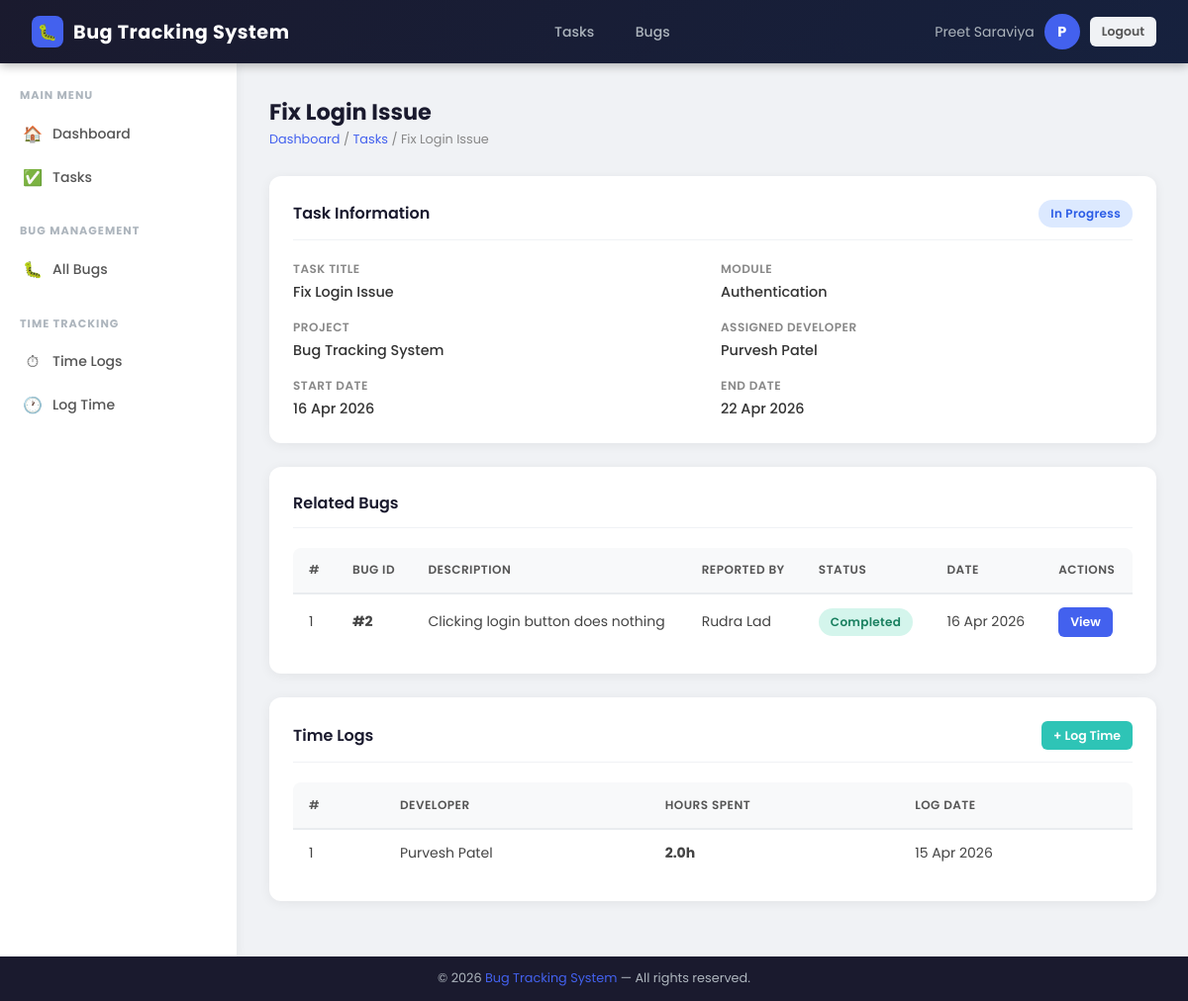
/tasks/1/detail/ (signed in), run on the app's committed database.
### core/models.py (models this page shows, shortened)
class User(AbstractBaseUser,PermissionsMixin):
    class Meta:
        permissions = [
            ('can_staff', 'Can staff'),
        ]
    groups = models.ManyToManyField(
        Group,
        verbose_name=('groups'),
        blank=True,
        help_text=('The groups this user belongs to. A user will get all permissions granted to each of their groups.'),
        related_name="core_user_set",
        related_query_name="core_user",
    )
    user_permissions = models.ManyToManyField(
        Permission,
        verbose_name=('user permissions'),
        blank=True,
        help_text=('Specific permissions for this user.'),
        related_name="core_user_set",
        related_query_name="core_user",
    )
    GENDER_CHOICES = (
        ('male',   'Male'),
        ('female', 'Female'),
    )
    role_choice = (
    ('admin', 'Admin'),
    ('manager', 'Project Manager'),
    ('developer', 'Developer'),
    ('tester', 'Tester'),
    )
    email = models.EmailField(unique=True)
    first_name = models.CharField(max_length=50, null=True, blank=True)
    last_name = models.CharField(max_length=50, null=True, blank=True)
    gender = models.CharField(max_length=10, choices=GENDER_CHOICES, null=True, blank=True)
    phone_number = models.CharField(max_length=15, null=True, blank=True)
    role = models.CharField(max_length=20,choices=role_choice,default='developer')
    is_active = models.BooleanField(default=True)
    is_staff = models.BooleanField(default=False)
    is_admin = models.BooleanField(default=False)
    created_at = models.DateTimeField(auto_now_add=True)
    updated_at = models.DateTimeField(auto_now=True)
    objects = UserManager()
    USERNAME_FIELD = 'email'
    REQUIRED_FIELDS = []
    def get_full_name(self):
        full_name = f"{self.first_name or ''} {self.last_name or ''}".strip()
        return full_name if full_name else self.email

class Task(models.Model):
    STATUS_CHOICES = [
        ('Pending', 'Pending'),
        ('In Progress', 'In Progress'),
        ('Completed', 'Completed'),
        ('Rejected', 'Rejected'),
    ]
    module = models.ForeignKey(Module,on_delete=models.CASCADE,related_name='tasks',db_column="module_id")
    title = models.CharField(max_length=200)
    assigned_to = models.ForeignKey(User,on_delete=models.SET_NULL,null=True, blank=True,related_name='assigned_tasks',db_column="assigned_to")
    status = models.CharField(max_length=50, choices=STATUS_CHOICES, default='Pending')
    start_date = models.DateField(null=True, blank=True)
    end_date = models.DateField(null=True, blank=True)
    class Meta:
        db_table = "tasks"

class Module(models.Model):
    project = models.ForeignKey(Project,on_delete=models.CASCADE,related_name='modules',db_column="project_id")
    name = models.CharField(max_length=200)
    class Meta:
        db_table = "modules"

class Project(models.Model):
    name = models.CharField(max_length=200)
    description = models.TextField(null=True, blank=True)
    manager = models.ForeignKey(User,on_delete=models.CASCADE,related_name='managed_projects',db_column="manager_id")
    created_at = models.DateTimeField(auto_now_add=True)
    class Meta:
        db_table = "projects"

class Bug(models.Model):
    STATUS_CHOICES = [
        ('Pending', 'Pending'),
        ('In Progress', 'In Progress'),
        ('Completed', 'Completed'),
        ('Rejected', 'Rejected'),
    ]
    task = models.ForeignKey(Task,on_delete=models.CASCADE,related_name='bugs',db_column="task_id")
    description = models.TextField()
    reported_by = models.ForeignKey(User,on_delete=models.CASCADE,related_name='reported_bugs',db_column="reported_by")
    assigned_to = models.ForeignKey(User,on_delete=models.SET_NULL,null=True, blank=True,related_name='assigned_bugs',db_column="assigned_to")
    status = models.CharField(max_length=50, choices=STATUS_CHOICES, default='Pending')
    reported_date = models.DateField(auto_now_add=True)
    class Meta:
        db_table = "bugs"

class TimeLog(models.Model):
    task = models.ForeignKey(Task,on_delete=models.CASCADE,related_name='timelogs',db_column="task_id")
    developer = models.ForeignKey(User,on_delete=models.CASCADE,related_name='time_logs',db_column="developer_id")
    hours_spent = models.FloatField()
    date = models.DateField()
    class Meta:
        db_table = "time_logs"

### dashboards/decorators.py (the view)
        def wrapper_func(request, *args, **kwargs):
            if not request.user.is_authenticated:
                return redirect("login")
            if request.user.role in allowed_roles:
                return view_func(request, *args, **kwargs)
            else:
                return render(request, "dashboards/unauthorized.html")

### tasks/views.py (called while the page is built)
@role_required(allowed_roles=['admin', 'manager', 'developer', 'tester'])
def taskDetailView(request, id):
    task = get_object_or_404(Task, id=id)
    bugs = task.bugs.all()
    timelogs = task.timelogs.all()
    return render(request, 'tasks/task_detail.html', {'task': task, 'bugs': bugs, 'timelogs': timelogs})

### templates/tasks/task_detail.html (shortened to what this page needs)
{% extends 'core/base.html' %}
{% block content %}
<div class="page-header">
    <div>
        <div class="page-title">{{ task.title }}</div>
        <div class="breadcrumb"><span>Dashboard</span> / <span>Tasks</span> / {{ task.title }}</div>
    </div>
</div>
<div class="card">
    <div class="card-header">
        <div class="card-title">Task Information</div>
        {% if task.status == 'Pending' %}<span class="badge badge-pending">Pending</span>
        {% elif task.status == 'In Progress' %}<span class="badge badge-inprogress">In Progress</span>
        {% elif task.status == 'Completed' %}<span class="badge badge-completed">Completed</span>
        {% else %}<span class="badge badge-rejected">{{ task.status }}</span>{% endif %}
    </div>
    <div class="info-grid">
        <div class="info-item"><div class="info-label">Task Title</div><div class="info-value">{{ task.title }}</div></div>
        <div class="info-item"><div class="info-label">Module</div><div class="info-value">{{ task.module.name }}</div></div>
        <div class="info-item"><div class="info-label">Project</div><div class="info-value">{{ task.module.project.name }}</div></div>
        <div class="info-item"><div class="info-label">Assigned Developer</div><div class="info-value">{{ task.assigned_to.get_full_name|default:"Unassigned" }}</div></div>
        <div class="info-item"><div class="info-label">Start Date</div><div class="info-value">{{ task.start_date|date:"d M Y" }}</div></div>
        <div class="info-item"><div class="info-label">End Date</div><div class="info-value">{{ task.end_date|date:"d M Y" }}</div></div>
    </div>
</div>
<div class="card">
    <div class="card-header">
        <div class="card-title">Related Bugs</div>
    </div>
    <div class="table-responsive">
        <table>
            <thead>
                <tr><th>#</th><th>Bug ID</th><th>Description</th><th>Reported By</th><th>Status</th><th>Date</th><th>Actions</th></tr>
            </thead>
            <tbody>
                {% for bug in bugs %}
                <tr>
                    <td>{{ forloop.counter }}</td>
                    <td><strong>#{{ bug.id }}</strong></td>
                    <td>{{ bug.description|truncatechars:50 }}</td>
                    <td>{{ bug.reported_by.get_full_name }}</td>
                    <td>
                        {% if bug.status == 'Pending' %}<span class="badge badge-pending">Pending</span>
                        {% elif bug.status == 'In Progress' %}<span class="badge badge-inprogress">In Progress</span>
                        {% elif bug.status == 'Completed' %}<span class="badge badge-completed">Completed</span>
                        {% else %}<span class="badge badge-rejected">{{ bug.status }}</span>{% endif %}
                    </td>
                    <td>{{ bug.reported_date|date:"d M Y" }}</td>
                    <td>
                        <a href="{% url 'bug_detail' bug.id %}" class="btn btn-primary btn-sm">View</a>
                    </td>
                </tr>
                {% empty %}
                <tr><td colspan="7"><div class="empty-state"><div class="empty-icon">🐛</div><p>No bugs for this task.</p></div></td></tr>
                {% endfor %}
            </tbody>
        </table>
    </div>
</div>
<div class="card">
    <div class="card-header">
        <div class="card-title">Time Logs</div>
        {% if user.role == 'admin' or user.role == 'developer' %}
        <a href="{% url 'timelog_create' %}?task={{ task.id }}" class="btn btn-success btn-sm">+ Log Time</a>
        {% endif %}
    </div>
    <div class="table-responsive">
        <table>
            <thead><tr><th>#</th><th>Developer</th><th>Hours Spent</th><th>Log Date</th></tr></thead>
            <tbody>
                {% for log in timelogs %}
                <tr>
                    <td>{{ forloop.counter }}</td>
                    <td>{{ log.developer.get_full_name }}</td>
                    <td><strong>{{ log.hours_spent }}h</strong></td>
                    <td>{{ log.date|date:"d M Y" }}</td>
                </tr>
                {% empty %}
                <tr><td colspan="4"><div class="empty-state"><div class="empty-icon">⏱</div><p>No time logs.</p></div></td></tr>
                {% endfor %}
            </tbody>
        </table>
    </div>
</div>
{% endblock %}

### templates/core/base.html (shortened to what this page needs)
{% load static %}
<!DOCTYPE html>
<html lang="en">
<head>
    <link rel="stylesheet" href="{% static 'css/style.css' %}">
</head>
<body>
<nav class="navbar">
    {% if user.role == 'admin' %}
        <a href="{% url 'adminDashboard' %}" class="navbar-brand">
    {% elif user.role == 'manager' %}
        <a href="{% url 'managerDashboard' %}" class="navbar-brand">
    {% elif user.role == 'developer' %}
        <a href="{% url 'developerDashboard' %}" class="navbar-brand">
    {% elif user.role == 'tester' %}
        <a href="{% url 'testerDashboard' %}" class="navbar-brand">
    {% else %}
        <a href="{% url 'login' %}" class="navbar-brand">
    {% endif %}
        <div class="brand-icon">🐛</div>
        Bug Tracking System
    </a>
    {% if user.is_authenticated %}
    <div class="navbar-nav">
        {% if user.role == 'developer' %}
            <a href="{% url 'task_list' %}">Tasks</a>
        {% endif %}
        <a href="{% url 'bug_list' %}">Bugs</a>
    </div>
    <div class="navbar-user">
        <span>{{ user.get_full_name }}</span>
        <div class="avatar">{{ user.first_name|first|upper }}</div>
        <a href="{% url 'logout' %}" class="btn btn-secondary btn-sm">Logout</a>
    </div>
    {% endif %}
</nav>
<div class="layout-wrapper">
    {% if user.is_authenticated %}
    <aside class="sidebar">
        {% if user.role == 'admin' %}
        <div class="sidebar-section">
            <div class="sidebar-label">Main Menu</div>
            <nav class="sidebar-nav">
                <a href="{% url 'adminDashboard' %}">
                    <span class="nav-icon">🏠</span> Dashboard
                </a>
                <a href="{% url 'project_list' %}">
                    <span class="nav-icon">📁</span> Projects
                </a>
                <a href="{% url 'module_list' %}">
                    <span class="nav-icon">🧩</span> Modules
                </a>
                <a href="{% url 'task_list' %}">
                    <span class="nav-icon">✅</span> Tasks
                </a>
            </nav>
        </div>
        <div class="sidebar-section">
            <div class="sidebar-label">Bug Management</div>
            <nav class="sidebar-nav">
                <a href="{% url 'bug_list' %}">
                    <span class="nav-icon">🐛</span> All Bugs
                </a>
            </nav>
        </div>
        <div class="sidebar-section">
            <div class="sidebar-label">Time Tracking</div>
            <nav class="sidebar-nav">
                <a href="{% url 'timelog_list' %}">
                    <span class="nav-icon">⏱</span> Time Logs
                </a>
            </nav>
        </div>
        {% elif user.role == 'developer' %}
        <div class="sidebar-section">
            <div class="sidebar-label">Main Menu</div>
            <nav class="sidebar-nav">
                <a href="{% url 'developerDashboard' %}">
                    <span class="nav-icon">🏠</span> Dashboard
                </a>
                <a href="{% url 'task_list' %}">
                    <span class="nav-icon">✅</span> Tasks
                </a>
            </nav>
        </div>
        <div class="sidebar-section">
            <div class="sidebar-label">Bug Management</div>
            <nav class="sidebar-nav">
                <a href="{% url 'bug_list' %}">
                    <span class="nav-icon">🐛</span> All Bugs
                </a>
            </nav>
        </div>
        <div class="sidebar-section">
            <div class="sidebar-label">Time Tracking</div>
            <nav class="sidebar-nav">
                <a href="{% url 'timelog_list' %}">
                    <span class="nav-icon">⏱</span> Time Logs
                </a>
                <a href="{% url 'timelog_create' %}">
                    <span class="nav-icon">🕐</span> Log Time
                </a>
            </nav>
        </div>
        {% endif %}
    </aside>
    {% endif %}
    <main class="main-content">
        {% block content %}{% endblock %}
    </main>
</div>
<footer class="footer">
    &copy; 2026 <span>Bug Tracking System</span> &mdash; All rights reserved.
</footer>
</body>
</html>

### data on the page
User: get_full_name "Preet Saraviya", first_name|first "P"
Task: title "Fix Login Issue", module.name "Authentication", module.project.name "Bug Tracking System", assigned_to.get_full_name "Purvesh Patel", start_date "16 Apr 2026", end_date "22 Apr 2026"
Bug: id "2", description "Clicking login button does nothing", reported_by.get_full_name "Rudra Lad", status "Completed", reported_date "16 Apr 2026"
TimeLog: developer.get_full_name "Purvesh Patel", hours_spent "2.0", date "15 Apr 2026"
